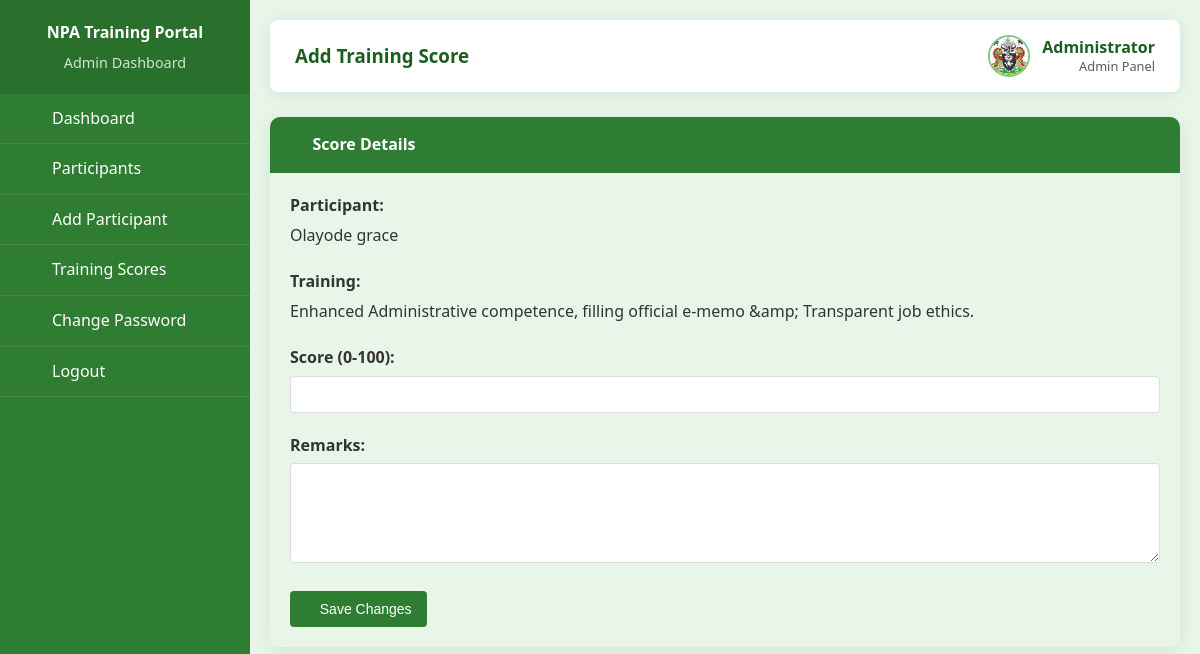
Screenshot of /admin/edit_score.php?participant_id=2&training_id=2 (signed in) with the database file from the repository.
### tables this page shows
CREATE TABLE participants (
    id INT AUTO_INCREMENT PRIMARY KEY,
    name VARCHAR(255) NOT NULL,
    personal_number VARCHAR(50) NOT NULL,
    designation VARCHAR(100),
    location VARCHAR(100),
    venue VARCHAR(255),  
    training_description TEXT,
    start_date DATE NOT NULL,
    completion_date DATE NOT NULL,
    number_of_days INT NOT NULL,
    status VARCHAR(50) NOT NULL,
    training_type VARCHAR(50) NOT NULL,
    total_cost_of_participation DECIMAL(19, 2),
    oracle_number VARCHAR(255),  
    consultant_name VARCHAR(255),  
    consultation_amount DECIMAL(19, 2),  
    remark TEXT,
    INDEX idx_name (name),  
    INDEX idx_personal_number (personal_number),  
    INDEX idx_location (location)  
);

### admin/edit_score.php (the view, shortened to what this page needs)
<?php
require_once 'silent.php';
try {
    $pdo = new PDO('mysql:host=localhost;dbname=npa_training', 'root', '');
    $pdo->setAttribute(PDO::ATTR_ERRMODE, PDO::ERRMODE_EXCEPTION);
} catch (PDOException $e) {
    error_log("Database connection failed: " . $e->getMessage());
    die("An error occurred. Please try again later.");
}
$participant_id = (int)$_GET['participant_id'];
$training_id = (int)$_GET['training_id'];
$query = "SELECT s.*, p.name as participant_name, t.training_description
          FROM scores s
          JOIN participants p ON s.participant_id = p.id
          JOIN participants t ON s.training_id = t.id
          WHERE s.participant_id = ? AND s.training_id = ?";
$stmt = $pdo->prepare($query);
$stmt->execute([$participant_id, $training_id]);
$score = $stmt->fetch(PDO::FETCH_ASSOC);
if (!$score) {
    $score = [
        'participant_id' => $participant_id,
        'training_id' => $training_id,
        'score' => null,
        'remarks' => null,
        'participant_name' => '',
        'training_description' => ''
    ];
    $detailsQuery = "SELECT p.name as participant_name, t.training_description
                     FROM participants p, participants t
                     WHERE p.id = ? AND t.id = ?";
    $detailsStmt = $pdo->prepare($detailsQuery);
    $detailsStmt->execute([$participant_id, $training_id]);
    $details = $detailsStmt->fetch(PDO::FETCH_ASSOC);
    if ($details) {
        $score['participant_name'] = $details['participant_name'];
        $score['training_description'] = $details['training_description'];
    }
}
function escape($data) {
    return htmlspecialchars($data, ENT_QUOTES, 'UTF-8');
}
?>
<!DOCTYPE html>
<html lang="en">
<head>
    <link href="https://cdnjs.cloudflare.com/ajax/libs/font-awesome/6.0.0-beta3/css/all.min.css" rel="stylesheet">
</head>
<body>
    <div class="sidebar">
        <div class="sidebar-header">
            <h4>NPA Training Portal</h4>
            <p>Admin Dashboard</p>
        </div>
        <ul class="sidebar-menu">
            <li>
                <a href="admin_dashboard.php"><i class="fas fa-tachometer-alt"></i> Dashboard</a>
            </li>
            <li>
                <a href="admin_participants.php"><i class="fas fa-users"></i> Participants</a>
            </li>
            <li>
                <a href="add_user.php"><i class="fas fa-user-plus"></i> Add Participant</a>
            </li>
            <li>
                <a href="admin_scores.php"><i class="fas fa-star"></i> Training Scores</a>
            </li>
            <li>
                <a href="admin_change_password.php"><i class="fas fa-lock"></i> Change Password</a>
            </li>
            <li>
                <a href="/training-npa/index.html"><i class="fas fa-sign-out-alt"></i> Logout</a>
            </li>
        </ul>
    </div>
    <div class="main-content">
        <div class="header">
            <h3><?= isset($score['id']) ? 'Edit' : 'Add' ?> Training Score</h3>
            <div class="user-profile">
                <img src="npa.jpg" alt="NPA Logo">
                <div class="user-info">
                    <div class="user-name">Administrator</div>
                    <div class="user-role">Admin Panel</div>
                </div>
            </div>
        </div>
        <div class="card">
            <div class="card-header">
                <i class="fas fa-star"></i> Score Details
            </div>
            <div class="card-body">
                <div class="form-group">
                    <label>Participant:</label>
                    <p><?= escape($score['participant_name']) ?></p>
                </div>
                <div class="form-group">
                    <label>Training:</label>
                    <p><?= escape($score['training_description']) ?></p>
                </div>
                <form method="POST">
                    <div class="form-group">
                        <label for="score">Score (0-100):</label>
                        <input type="number" id="score" name="score" min="0" max="100" step="0.01"
                               value="<?= escape($score['score'] ?? '') ?>" required>
                    </div>
                    <div class="form-group">
                        <label for="remarks">Remarks:</label>
                        <textarea id="remarks" name="remarks"><?= escape($score['remarks'] ?? '') ?></textarea>
                    </div>
                    <button type="submit" class="btn">
                        <i class="fas fa-save"></i> Save Changes
                    </button>
                </form>
            </div>
        </div>
    </div>
</body>
</html>

### admin/edit_score.php (style rules this page uses)
:root { --primary-color: #2e7d32; --secondary-color: #81c784; --light-bg: #e8f5e9; --dark-text: #1b5e20; --success-bg: #d4edda; --success-text: #155724; --error-bg: #f8d7da; --error-text: #721c24; }
* { margin: 0; padding: 0; box-sizing: border-box; }
body { font-family: 'Segoe UI', Tahoma, Geneva, Verdana, sans-serif; background-color: var(--light-bg); color: #333; line-height: 1.6; }
.sidebar { background-color: var(--primary-color); color: white; height: 100vh; position: fixed; width: 250px; transition: all 0.3s; z-index: 1000; overflow-y: auto; }
.sidebar-header { padding: 20px; background-color: rgba(0, 0, 0, 0.1); text-align: center; }
.sidebar-header h4 { margin-bottom: 5px; font-weight: 600; }
.sidebar-header p { font-size: 0.9rem; opacity: 0.8; }
.sidebar-menu { padding: 0; list-style: none; }
.sidebar-menu li { padding: 12px 20px; border-bottom: 1px solid rgba(255, 255, 255, 0.1); transition: all 0.3s; }
.sidebar-menu li a { color: white; text-decoration: none; display: flex; align-items: center; }
.sidebar-menu li i { margin-right: 12px; width: 20px; text-align: center; }
.main-content { margin-left: 250px; padding: 20px; transition: all 0.3s; }
.header { background-color: white; padding: 15px 25px; border-radius: 8px; box-shadow: 0 2px 15px rgba(0, 0, 0, 0.08); margin-bottom: 25px; display: flex; justify-content: space-between; align-items: center; }
.header h3 { margin-bottom: 0; color: var(--dark-text); font-weight: 600; }
.card { border: none; border-radius: 10px; box-shadow: 0 4px 20px rgba(0, 0, 0, 0.08); margin-bottom: 25px; transition: transform 0.3s, box-shadow 0.3s; overflow: hidden; }
.card-header { background-color: var(--primary-color); color: white; border-radius: 0; padding: 15px 20px; font-weight: 600; display: flex; align-items: center; }
.card-header i { margin-right: 10px; }
.card-body { padding: 20px; }
.user-profile { display: flex; align-items: center; }
.user-profile img { width: 42px; height: 42px; border-radius: 50%; margin-right: 12px; object-fit: cover; border: 2px solid var(--secondary-color); }
.user-profile .user-info { line-height: 1.3; text-align: right; }
.user-profile .user-name { font-weight: 600; margin-bottom: 0; color: var(--dark-text); }
.user-profile .user-role { font-size: 0.8rem; opacity: 0.8; }
.btn { padding: 6px 12px; border-radius: 4px; font-size: 0.875rem; transition: all 0.3s; }
.fas { display: inline-block; font-style: normal; font-variant: normal; text-rendering: auto; line-height: 1; font-family: "Font Awesome"; }
.fa-tachometer-alt:before { content: "\f3fd"; }
.fa-users:before { content: "\f0c0"; }
.fa-user-plus:before { content: "\f234"; }
.fa-lock:before { content: "\f023"; }
.fa-sign-out-alt:before { content: "\f2f5"; }
.form-group { margin-bottom: 20px; }
label { display: block; margin-bottom: 5px; font-weight: bold; }
input[type="number"], textarea { width: 100%; padding: 10px; border: 1px solid #ddd; border-radius: 4px; }
textarea { min-height: 100px; }
.btn { padding: 10px 15px; background-color: var(--primary-color); color: white; border: none; border-radius: 4px; cursor: pointer; }

### rows the page displays
participants: name "Olayode grace", training_description "Enhanced Administrative competence, filling official e-memo &amp; Transparent job ethics."
